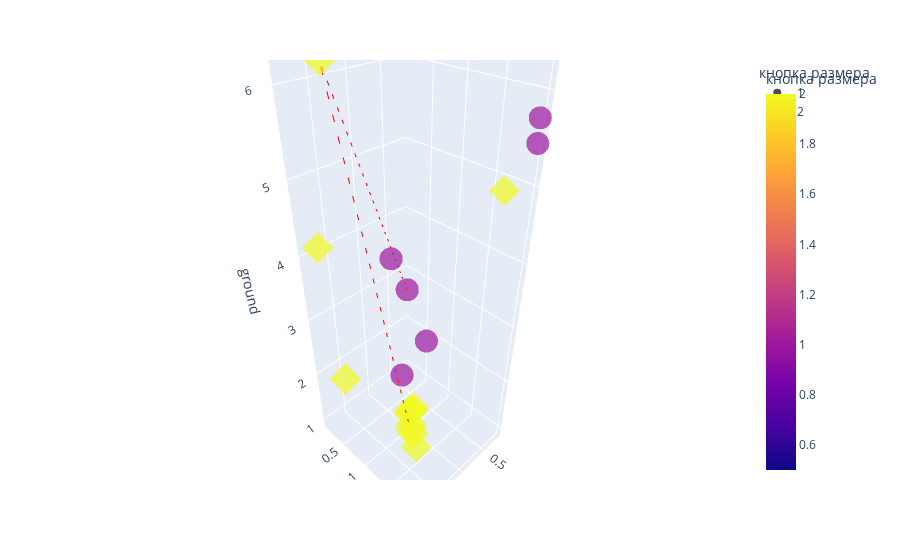

Notebook code for this chart:
### Code cell
fig = px.scatter_3d(steps_df, x='coffee', y='size', z='ground', color='кнопка размера',
              symbol='кнопка размера', opacity=0.7)
# this is best path, plot it as a  directional line in 3d
best_option = steps_df.iloc[prob.ibest_seq].drop_duplicates()
# Create the line plot
gradient = best_option.index

line_plot = px.line_3d(best_option, x='coffee', y='size', z='ground')
line_plot['data'][0]['line']['color'] = '#FF0000'
line_plot['data'][0]['line']['dash'] = 'dash'
fig.add_trace(line_plot.data[0])
go.Figure(fig).show()

### Figure 1 — Plotly figure (JSON) as saved in the notebook; plotly's stock layout.template omitted (floating-point values rounded to 4 significant figures)
{"data": [{"hovertemplate": "кнопка размера=%{marker.color}<br>coffee=%{x}<br>size=%{y}<br>ground=%{z}<extra></extra>", "legendgroup": "1", "marker": {"color": [1, 1, 1, 1, 1, 1, 1], "coloraxis": "coloraxis", "opacity": 0.7, "symbol": "circle"}, "mode": "markers", "name": "1", "scene": "scene", "showlegend": true, "type": "scatter3d", "x": [0.4639, 0.7011, 0.8555, 1.15, 0.1688, 1.2, 0.1845], "y": [0.4042, 1.023, 1.514, 0.8352, 1.976, 1.044, 2.0], "z": [2.924, 2.489, 6.727, 3.994, 5.729, 2.201, 5.479]}, {"hovertemplate": "кнопка размера=%{marker.color}<br>coffee=%{x}<br>size=%{y}<br>ground=%{z}<extra></extra>", "legendgroup": "2", "marker": {"color": [2, 2, 2, 2, 2, 2, 2, 2, 2, 2, 2, 2, 2], "coloraxis": "coloraxis", "opacity": 0.7, "symbol": "diamond"}, "mode": "markers", "name": "2", "scene": "scene", "showlegend": true, "type": "scatter3d", "x": [1.857, 1.67, 1.564, 1.266, 0.3043, 1.264, 1.258, 1.225, 1.214, 1.165, 1.211, 1.175, 1.186], "y": [0.7836, 0.09786, 0.2285, 1.272, 1.755, 1.333, 1.388, 1.21, 1.227, 1.245, 1.211, 1.204, 1.21], "z": [6.338, 4.052, 1.781, 1.324, 4.916, 1.261, 1.004, 1.554, 1.612, 1.665, 1.612, 1.283, 1.62]}, {"hovertemplate": "coffee=%{x}<br>size=%{y}<br>ground=%{z}<extra></extra>", "legendgroup": "", "line": {"color": "#FF0000", "dash": "dash"}, "marker": {"symbol": "circle"}, "mode": "lines", "name": "", "scene": "scene", "showlegend": false, "type": "scatter3d", "x": [0.4639, 1.857, 1.266], "y": [0.4042, 0.7836, 1.272], "z": [2.924, 6.338, 1.324]}], "layout": {"coloraxis": {"colorbar": {"title": {"text": "кнопка размера"}}, "colorscale": [[0.0, "#0d0887"], [0.1111, "#46039f"], [0.2222, "#7201a8"], [0.3333, "#9c179e"], [0.4444, "#bd3786"], [0.5556, "#d8576b"], [0.6667, "#ed7953"], [0.7778, "#fb9f3a"], [0.8889, "#fdca26"], [1.0, "#f0f921"]]}, "legend": {"title": {"text": "кнопка размера"}, "tracegroupgap": 0}, "margin": {"t": 60}, "scene": {"domain": {"x": [0.0, 1.0], "y": [0.0, 1.0]}, "xaxis": {"title": {"text": "coffee"}}, "yaxis": {"title": {"text": "size"}}, "zaxis": {"title": {"text": "ground"}}}}}
